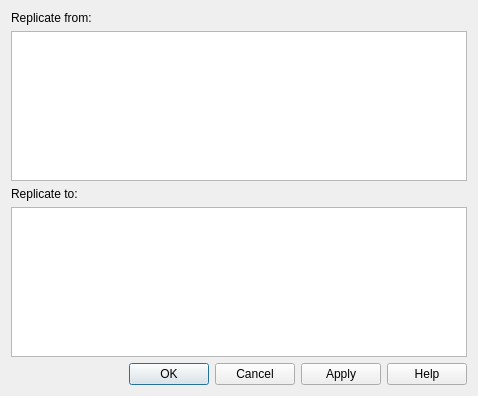
<?xml version="1.0" encoding="UTF-8"?>
<ui version="4.0">
 <class>Form</class>
 <widget class="QWidget" name="Form">
  <property name="geometry">
   <rect>
    <x>0</x>
    <y>0</y>
    <width>478</width>
    <height>396</height>
   </rect>
  </property>
  <property name="windowTitle">
   <string>Form</string>
  </property>
  <layout class="QGridLayout" name="gridLayout">
   <item row="0" column="0">
    <widget class="QLabel" name="replicateFromLabel">
     <property name="text">
      <string>Replicate from:</string>
     </property>
    </widget>
   </item>
   <item row="1" column="0">
    <widget class="QTableView" name="replicateFromView">
     <property name="showGrid">
      <bool>true</bool>
     </property>
     <attribute name="verticalHeaderCascadingSectionResizes">
      <bool>true</bool>
     </attribute>
    </widget>
   </item>
   <item row="2" column="0">
    <widget class="QLabel" name="replicateToLabel">
     <property name="text">
      <string>Replicate to:</string>
     </property>
    </widget>
   </item>
   <item row="3" column="0">
    <widget class="QTableView" name="replicateToView">
     <property name="showGrid">
      <bool>true</bool>
     </property>
     <attribute name="verticalHeaderCascadingSectionResizes">
      <bool>true</bool>
     </attribute>
    </widget>
   </item>
   <item row="4" column="0">
    <widget class="QDialogButtonBox" name="dialogButtonBox">
     <property name="standardButtons">
      <set>QDialogButtonBox::Apply|QDialogButtonBox::Cancel|QDialogButtonBox::Help|QDialogButtonBox::Ok</set>
     </property>
    </widget>
   </item>
  </layout>
 </widget>
 <resources/>
 <connections/>
</ui>
